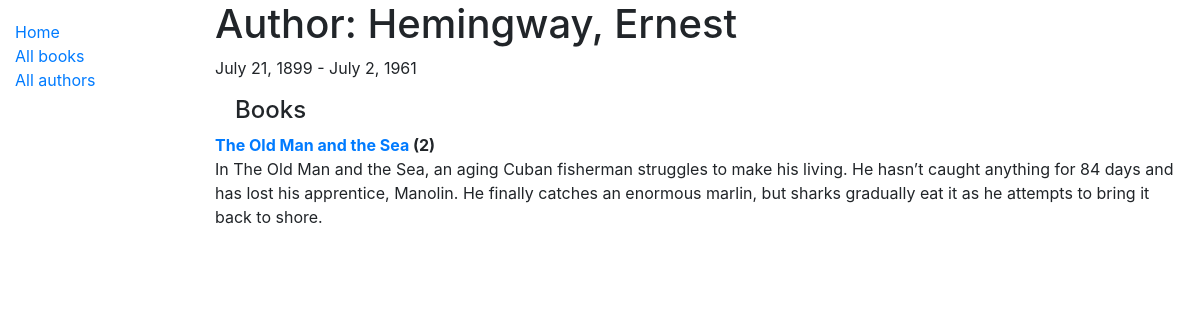
The app's page /catalog/authors/4 with its own data.
### catalog/models.py (models this page shows, shortened)
class Author(models.Model):
    first_name = models.CharField(max_length=100)
    last_name = models.CharField(max_length=100)
    date_of_birth = models.DateField(null=True, blank=True)
    date_of_death = models.DateField('died', null=True, blank=True)
    class Meta:
        ordering = ['last_name', 'first_name']

class Book(models.Model):
    title = models.CharField(max_length=200)
    author = models.ForeignKey('Author', on_delete=models.SET_NULL, null=True)
    summary = models.TextField(max_length=1000, help_text="Enter a brief description of the book")
    isbn = models.CharField('ISBN', max_length=13,
                            help_text='13 Character <a href="https://www.isbn-international.org/content/what-isbn'
                                      '">ISBN number</a>')
    genre = models.ManyToManyField(Genre, help_text="Select a genre for this book")
    language = models.ForeignKey('Language', on_delete=models.SET_NULL, null=True,)
    def display_language(self):
        return self.language
    display_language.short_description = 'Language'
    def display_genre(self):
        """Creates a string for the Genre. This is required to display genre in Admin."""
        return ', '.join([genre.name for genre in self.genre.all()[:3]])
    display_genre.short_description = 'Genre'
    def __str__(self):
        return self.title

### catalog/views.py (the view)
# urls.py: path('authors/<int:pk>', views.AuthorDetailView.as_view(), name='author-detail'),
class AuthorDetailView(generic.DetailView):
    model = Author

### catalog/templates/catalog/author_detail.html
{% extends "base_generic.html" %}
{% block content %}
  <h1>Author: {{ author.last_name }}, {{author.first_name}}</h1>
  <p>{% if author.date_of_birth %} {{author.date_of_birth}} {% endif %} - {% if author.date_of_death %}{{author.date_of_death}}{% endif %}</p>
  <div style="margin-left:20px;pargin-top:20px">
    <h4>Books</h3>
  </div>
  <dl>
    {% for book in author.book_set.all %}
    <dt><a href="{% url 'book-detail' book.pk %}">{{book}}</a> ({{book.bookinstance_set.all.count}})</dt>
    <dd>{{book.summary}}</dd>
  {% endfor %}
  </dl>
  </div>
{% endblock %} -->

### records on screen
Author: last_name "Hemingway", first_name "Ernest", date_of_birth "July 21, 1899", date_of_death "July 2, 1961"
Book: title "The Old Man and the Sea", bookinstance_set.all.count "2", summary "In The Old Man and the Sea, an aging Cuban fisherman struggles to make his living. He hasn’t caught anything for 84 days and has lost his apprentice, Manolin. He finally catches an enormous marlin, but sharks gradually eat it as he attempts to bring it back to shore."
